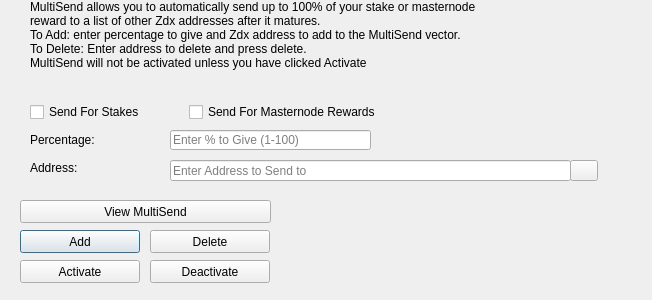
<?xml version="1.0" encoding="UTF-8"?>
<ui version="4.0">
 <class>MultiSendDialog</class>
 <widget class="QDialog" name="MultiSendDialog">
  <property name="windowModality">
   <enum>Qt::NonModal</enum>
  </property>
  <property name="geometry">
   <rect>
    <x>0</x>
    <y>0</y>
    <width>652</width>
    <height>300</height>
   </rect>
  </property>
  <property name="windowTitle">
   <string>MultiSend</string>
  </property>
  <widget class="QLineEdit" name="multiSendPercentEdit">
   <property name="geometry">
    <rect>
     <x>170</x>
     <y>130</y>
     <width>201</width>
     <height>20</height>
    </rect>
   </property>
   <property name="toolTip">
    <string>Enter whole numbers 1 - 100</string>
   </property>
   <property name="placeholderText">
    <string>Enter % to Give (1-100)</string>
   </property>
  </widget>
  <widget class="QLineEdit" name="multiSendAddressEdit">
   <property name="geometry">
    <rect>
     <x>170</x>
     <y>160</y>
     <width>401</width>
     <height>21</height>
    </rect>
   </property>
   <property name="toolTip">
    <string/>
   </property>
   <property name="placeholderText">
    <string>Enter Address to Send to</string>
   </property>
  </widget>
  <widget class="QLabel" name="label_2">
   <property name="geometry">
    <rect>
     <x>30</x>
     <y>0</y>
     <width>451</width>
     <height>121</height>
    </rect>
   </property>
   <property name="lineWidth">
    <number>1</number>
   </property>
   <property name="text">
    <string>MultiSend allows you to automatically send up to 100% of your stake or masternode reward to a list of other Zdx addresses after it matures.
To Add: enter percentage to give and Zdx address to add to the MultiSend vector.
To Delete: Enter address to delete and press delete.
MultiSend will not be activated unless you have clicked Activate</string>
   </property>
   <property name="alignment">
    <set>Qt::AlignLeading|Qt::AlignLeft|Qt::AlignTop</set>
   </property>
   <property name="wordWrap">
    <bool>true</bool>
   </property>
  </widget>
  <widget class="QLabel" name="message">
   <property name="geometry">
    <rect>
     <x>290</x>
     <y>200</y>
     <width>351</width>
     <height>91</height>
    </rect>
   </property>
   <property name="text">
    <string/>
   </property>
  </widget>
  <widget class="QPushButton" name="addButton">
   <property name="geometry">
    <rect>
     <x>20</x>
     <y>230</y>
     <width>120</width>
     <height>23</height>
    </rect>
   </property>
   <property name="toolTip">
    <string/>
   </property>
   <property name="statusTip">
    <string>Add to MultiSend Vector</string>
   </property>
   <property name="text">
    <string>Add</string>
   </property>
  </widget>
  <widget class="QPushButton" name="disableButton">
   <property name="geometry">
    <rect>
     <x>150</x>
     <y>260</y>
     <width>120</width>
     <height>23</height>
    </rect>
   </property>
   <property name="statusTip">
    <string>Deactivate MultiSend</string>
   </property>
   <property name="text">
    <string>Deactivate</string>
   </property>
  </widget>
  <widget class="QPushButton" name="addressBookButton">
   <property name="geometry">
    <rect>
     <x>570</x>
     <y>160</y>
     <width>28</width>
     <height>21</height>
    </rect>
   </property>
   <property name="toolTip">
    <string>Choose an address from the address book</string>
   </property>
   <property name="text">
    <string/>
   </property>
   <property name="icon">
    <iconset resource="../zdx.qrc">
     <normaloff>:/icons/address-book</normaloff>:/icons/address-book</iconset>
   </property>
   <property name="shortcut">
    <string>Alt+A</string>
   </property>
   <property name="autoDefault">
    <bool>false</bool>
   </property>
  </widget>
  <widget class="QLabel" name="label">
   <property name="geometry">
    <rect>
     <x>30</x>
     <y>130</y>
     <width>121</width>
     <height>20</height>
    </rect>
   </property>
   <property name="toolTip">
    <string>Percentage of stake to send</string>
   </property>
   <property name="text">
    <string>Percentage:</string>
   </property>
  </widget>
  <widget class="QLabel" name="label_5">
   <property name="geometry">
    <rect>
     <x>30</x>
     <y>160</y>
     <width>111</width>
     <height>16</height>
    </rect>
   </property>
   <property name="toolTip">
    <string>Address to send portion of stake to</string>
   </property>
   <property name="text">
    <string>Address:</string>
   </property>
  </widget>
  <widget class="QPushButton" name="deleteButton">
   <property name="geometry">
    <rect>
     <x>150</x>
     <y>230</y>
     <width>120</width>
     <height>23</height>
    </rect>
   </property>
   <property name="toolTip">
    <string/>
   </property>
   <property name="statusTip">
    <string>Delete Address From MultiSend Vector</string>
   </property>
   <property name="text">
    <string>Delete</string>
   </property>
  </widget>
  <widget class="QPushButton" name="activateButton">
   <property name="geometry">
    <rect>
     <x>20</x>
     <y>260</y>
     <width>120</width>
     <height>23</height>
    </rect>
   </property>
   <property name="statusTip">
    <string>Activate MultiSend</string>
   </property>
   <property name="text">
    <string>Activate</string>
   </property>
  </widget>
  <widget class="QPushButton" name="viewButton">
   <property name="geometry">
    <rect>
     <x>20</x>
     <y>200</y>
     <width>251</width>
     <height>23</height>
    </rect>
   </property>
   <property name="toolTip">
    <string/>
   </property>
   <property name="statusTip">
    <string>View MultiSend Vector</string>
   </property>
   <property name="text">
    <string>View MultiSend</string>
   </property>
  </widget>
  <widget class="QWidget" name="horizontalLayoutWidget">
   <property name="geometry">
    <rect>
     <x>30</x>
     <y>100</y>
     <width>351</width>
     <height>24</height>
    </rect>
   </property>
   <layout class="QHBoxLayout" name="horizontalLayout">
    <item>
     <widget class="QCheckBox" name="multiSendStakeCheckBox">
      <property name="text">
       <string>Send For Stakes</string>
      </property>
     </widget>
    </item>
    <item>
     <widget class="QCheckBox" name="multiSendMasternodeCheckBox">
      <property name="text">
       <string>Send For Masternode Rewards</string>
      </property>
     </widget>
    </item>
   </layout>
  </widget>
 </widget>
 <resources>
  <include location="../zdx.qrc"/>
 </resources>
 <connections/>
</ui>
